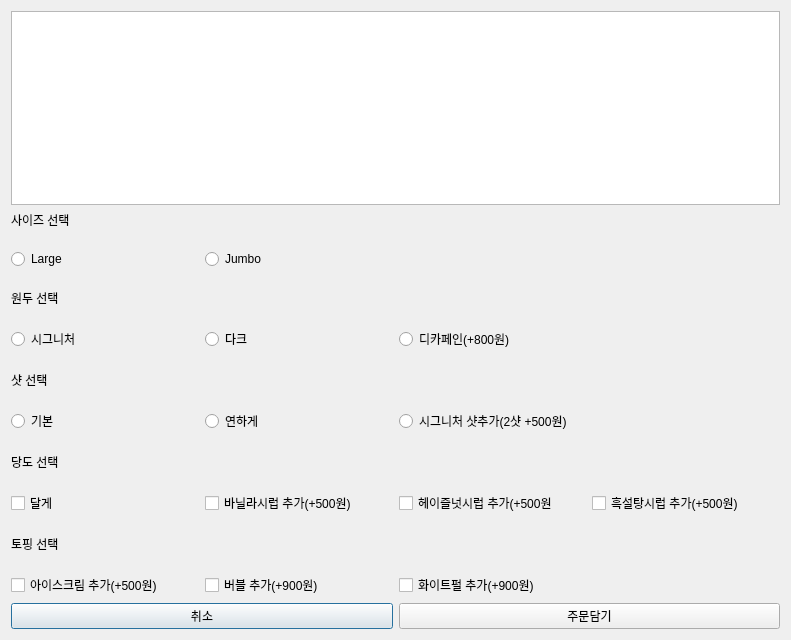
<?xml version="1.0" encoding="UTF-8"?>
<ui version="4.0">
 <class>MenuOptionDialog</class>
 <widget class="QDialog" name="MenuOptionDialog">
  <property name="geometry">
   <rect>
    <x>0</x>
    <y>0</y>
    <width>791</width>
    <height>640</height>
   </rect>
  </property>
  <property name="windowTitle">
   <string>Dialog</string>
  </property>
  <layout class="QVBoxLayout" name="verticalLayout">
   <item>
    <widget class="QListWidget" name="listSelectedMenu">
     <property name="styleSheet">
      <string notr="true">ui-&gt;listSelectedMenu-&gt;setStyleSheet(
    &quot;QListWidget::item {&quot;
    &quot;   margin: 10px;&quot;           // 아이템 주변 여백
    &quot;   font-size: 18pt;&quot;        // 글자 크기 키우기
    &quot;   font-weight: bold;&quot;      // 글자 굵게
    &quot;   color: #333333;&quot;         // 글자 색상
    &quot;}&quot;
    &quot;QListWidget::item:selected {&quot;
    &quot;   background: transparent;&quot; // 선택 시 배경색 변하지 않게 (옵션창이므로)
    &quot;   border: none;&quot;
    &quot;}&quot;
);</string>
     </property>
    </widget>
   </item>
   <item>
    <layout class="QGridLayout" name="gridLayout">
     <property name="verticalSpacing">
      <number>20</number>
     </property>
     <item row="1" column="1">
      <widget class="QRadioButton" name="radioButton_5">
       <property name="text">
        <string>Jumbo</string>
       </property>
       <property name="autoExclusive">
        <bool>false</bool>
       </property>
      </widget>
     </item>
     <item row="1" column="0">
      <widget class="QRadioButton" name="radioButton_4">
       <property name="text">
        <string>Large</string>
       </property>
       <property name="autoExclusive">
        <bool>false</bool>
       </property>
      </widget>
     </item>
     <item row="3" column="0">
      <widget class="QRadioButton" name="radioButton">
       <property name="text">
        <string>시그니처</string>
       </property>
       <property name="autoExclusive">
        <bool>false</bool>
       </property>
      </widget>
     </item>
     <item row="6" column="0">
      <widget class="QLabel" name="label_4">
       <property name="text">
        <string>당도 선택</string>
       </property>
      </widget>
     </item>
     <item row="8" column="0">
      <widget class="QLabel" name="label_5">
       <property name="text">
        <string>토핑 선택</string>
       </property>
      </widget>
     </item>
     <item row="5" column="0">
      <widget class="QRadioButton" name="radioButton_6">
       <property name="text">
        <string>기본</string>
       </property>
       <property name="autoExclusive">
        <bool>false</bool>
       </property>
      </widget>
     </item>
     <item row="4" column="0">
      <widget class="QLabel" name="label_3">
       <property name="text">
        <string>샷 선택</string>
       </property>
      </widget>
     </item>
     <item row="7" column="2">
      <widget class="QCheckBox" name="checkBox_3">
       <property name="text">
        <string>헤이즐넛시럽 추가(+500원</string>
       </property>
      </widget>
     </item>
     <item row="3" column="2">
      <widget class="QRadioButton" name="radioButton_3">
       <property name="text">
        <string>디카페인(+800원)</string>
       </property>
       <property name="autoExclusive">
        <bool>false</bool>
       </property>
      </widget>
     </item>
     <item row="5" column="1">
      <widget class="QRadioButton" name="radioButton_7">
       <property name="text">
        <string>연하게</string>
       </property>
       <property name="autoExclusive">
        <bool>false</bool>
       </property>
      </widget>
     </item>
     <item row="0" column="0">
      <widget class="QLabel" name="label">
       <property name="text">
        <string>사이즈 선택</string>
       </property>
      </widget>
     </item>
     <item row="7" column="1">
      <widget class="QCheckBox" name="checkBox_2">
       <property name="text">
        <string>바닐라시럽 추가(+500원)</string>
       </property>
      </widget>
     </item>
     <item row="2" column="0">
      <widget class="QLabel" name="label_2">
       <property name="text">
        <string>원두 선택</string>
       </property>
      </widget>
     </item>
     <item row="5" column="2">
      <widget class="QRadioButton" name="radioButton_8">
       <property name="text">
        <string>시그니처 샷추가(2샷 +500원)</string>
       </property>
       <property name="autoExclusive">
        <bool>false</bool>
       </property>
      </widget>
     </item>
     <item row="3" column="1">
      <widget class="QRadioButton" name="radioButton_2">
       <property name="text">
        <string>다크</string>
       </property>
       <property name="autoExclusive">
        <bool>false</bool>
       </property>
      </widget>
     </item>
     <item row="7" column="3">
      <widget class="QCheckBox" name="checkBox_4">
       <property name="text">
        <string>흑설탕시럽 추가(+500원)</string>
       </property>
      </widget>
     </item>
     <item row="7" column="0">
      <widget class="QCheckBox" name="checkBox">
       <property name="text">
        <string>달게</string>
       </property>
      </widget>
     </item>
     <item row="9" column="2">
      <widget class="QCheckBox" name="checkBox_7">
       <property name="text">
        <string>화이트펄 추가(+900원)</string>
       </property>
      </widget>
     </item>
     <item row="9" column="1">
      <widget class="QCheckBox" name="checkBox_6">
       <property name="text">
        <string>버블 추가(+900원)</string>
       </property>
      </widget>
     </item>
     <item row="9" column="0">
      <widget class="QCheckBox" name="checkBox_5">
       <property name="text">
        <string>아이스크림 추가(+500원)</string>
       </property>
      </widget>
     </item>
    </layout>
   </item>
   <item>
    <layout class="QHBoxLayout" name="horizontalLayout">
     <item>
      <widget class="QPushButton" name="onCancelClicked">
       <property name="text">
        <string>취소</string>
       </property>
      </widget>
     </item>
     <item>
      <widget class="QPushButton" name="onConfirmClicked">
       <property name="text">
        <string>주문담기</string>
       </property>
      </widget>
     </item>
    </layout>
   </item>
  </layout>
 </widget>
 <resources/>
 <connections/>
</ui>
